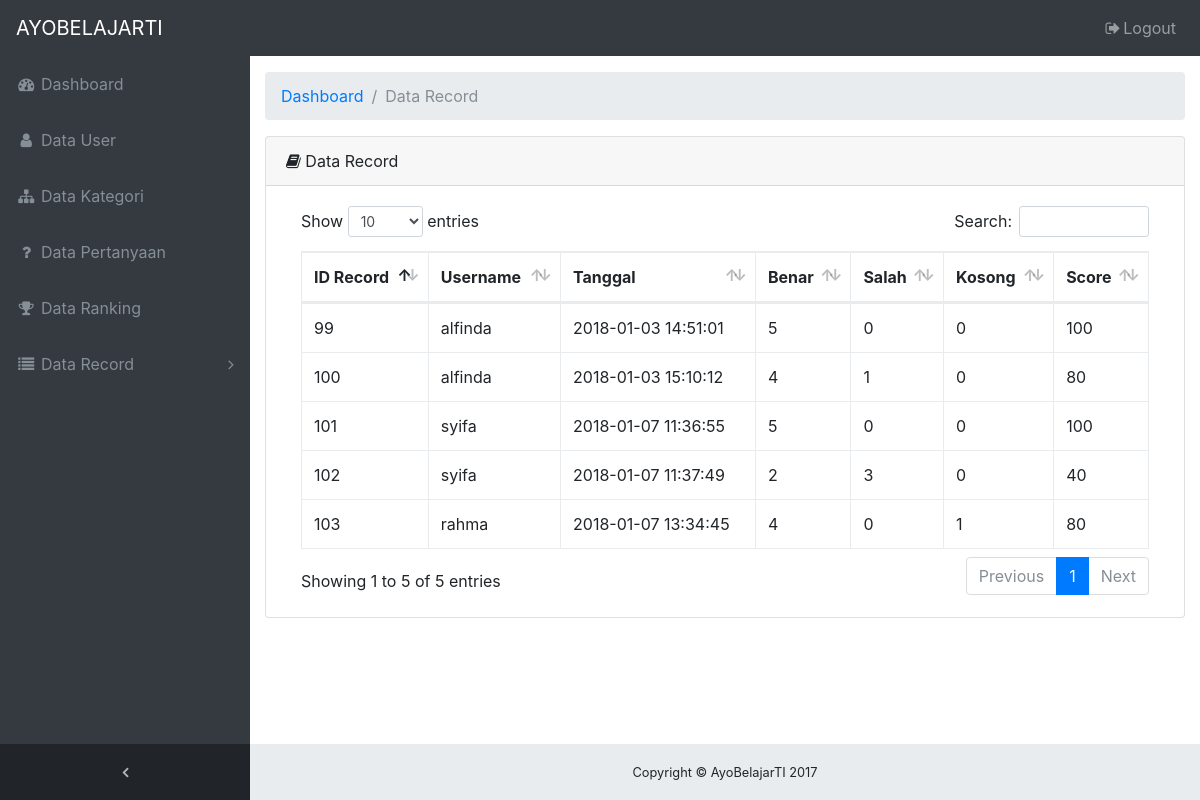
The page /page/admin/record.php (signed in) on the database its author committed.
### tables this page shows
CREATE TABLE `record` (
  `idRecord` int(11) NOT NULL,
  `username` varchar(30) NOT NULL,
  `tanggal` varchar(30) NOT NULL,
  `benar` int(11) NOT NULL,
  `salah` int(11) NOT NULL,
  `kosong` int(11) NOT NULL,
  `score` int(11) NOT NULL
);

### page/admin/record.php (the view, shortened to what this page needs)
<?php
include"sidebaradmin.php";
?>
<div class="content-wrapper">
  <div class="container-fluid">
  <ol class="breadcrumb">
    <li class="breadcrumb-item">
      <a href="#">Dashboard</a>
    </li>
    <li class="breadcrumb-item active">Data Record</li>
  </ol>
  <div class="card mb-3">
    <div class="card-header"><i class="fa fa-book"></i> Data Record</div>
    <div class="card-body">
        <table class="table table-bordered table-hover dt-responsive" width="100%" cellspacing="0">
          <thead>
            <tr>
              <th>ID Record</th>
              <th>Username</th>
              <th>Tanggal</th>
              <th>Benar</th>
              <th>Salah</th>
              <th>Kosong</th>
              <th>Score</th>
            </tr>
          </thead>
          <tbody>
            <tr>
            <?php
              $query = mysqli_query($mysqli, "SELECT * FROM record");
              while ($show = mysqli_fetch_array($query)){
                echo "<td>".$show['idRecord']."</td>";
                echo "<td>".$show['username']."</td>";
                echo "<td>".$show['tanggal']."</td>";
                echo "<td>".$show['benar']."</td>";
                echo "<td>".$show['salah']."</td>";
                echo "<td>".$show['kosong']."</td>";
                echo "<td>".$show['score']."</td>";
                echo "</tr>";
              }
            ?>
          </tbody>
        </table>
      </div>
    </div>
  </div>
</div>
<?php include"footer.php"; ?>

### css/sb-admin.css (style rules this page uses)
html { position: relative; min-height: 100%; }
body { overflow-x: hidden; }
body.sticky-footer { margin-bottom: 56px; }
body.sticky-footer .content-wrapper { min-height: calc(100vh - 56px - 56px); }
body.fixed-nav { padding-top: 56px; }
.content-wrapper { min-height: calc(100vh - 56px); padding-top: 1rem; }
.content-wrapper { overflow-x: hidden; background: white; }
@media (min-width: 992px) { .content-wrapper { margin-left: 250px; } }

### rows shown on the page
record: idRecord "99", username "alfinda", tanggal "2018-01-03 14:51:01", benar "5", salah "0", kosong "0", score "100"
record: idRecord "100", username "alfinda", tanggal "2018-01-03 15:10:12", benar "4", salah "1", kosong "0", score "80"
record: idRecord "101", username "syifa", tanggal "2018-01-07 11:36:55", benar "5", salah "0", kosong "0", score "100"
record: idRecord "102", username "syifa", tanggal "2018-01-07 11:37:49", benar "2", salah "3", kosong "0", score "40"
record: idRecord "103", username "rahma", tanggal "2018-01-07 13:34:45", benar "4", salah "0", kosong "1", score "80"
